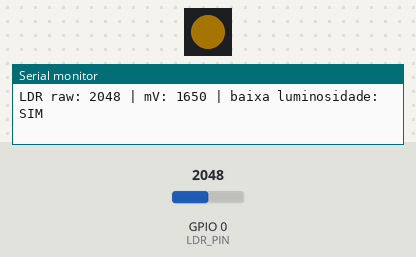
The sketch below on a simulated ESP32-C3. On the bench: 1 RGB LEDs in strip order, left to right, the last lines printed to the serial monitor. Inputs (shaded band) come from the test bench; at power-on: GPIO 0 (LDR_PIN) = 2048 (analog values on the 0–4095 scale). Dim RGB values are drawn brighter than linear.

Above: at 2.6 s.
2.7 s: GPIO 0 (LDR_PIN) set to 1460
5.5 s: GPIO 0 (LDR_PIN) set to 1546
At 7.6 s:
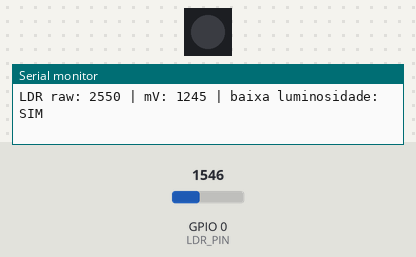
8.5 s: GPIO 0 (LDR_PIN) set to 1228
10.5 s: GPIO 0 (LDR_PIN) set to 1540
At 12.6 s:
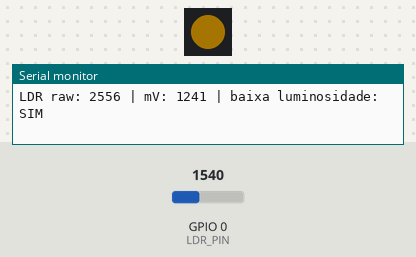
Timing chart, 0 to 14.5 s (numbered marks = the images above; inputs shaded):
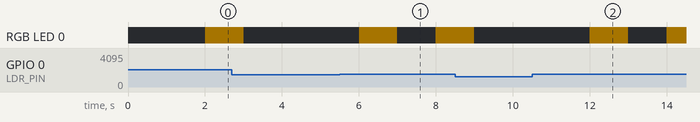

Measured:
- after the input at 5.5 s, RGB LED 0: off → RGB(40, 28, 0) after 0.50 s, → off 1.0 s later, → RGB(40, 28, 0) 1.0 s later
- after the input at 10.5 s, RGB LED 0: off → RGB(40, 28, 0) after 1.5 s, → off 1.0 s later, → RGB(40, 28, 0) 1.0 s later

The sketch:

webserver_emerg.ino
```cpp
#include <WiFi.h>
#include <WebServer.h>
#include <Adafruit_NeoPixel.h>

// =====================================================
// ESP32-C3 Super Mini
// =====================================================

// LDR no ADC1_CH0
#define LDR_PIN 0

// RGB built-in do ESP32-C3 Super Mini
// Na maioria das placas Super Mini, o LED RGB/NeoPixel está no GPIO8.
#define RGB_BUILTIN_PIN 8

#define NUM_PIXELS 1

Adafruit_NeoPixel rgbLed(NUM_PIXELS, RGB_BUILTIN_PIN, NEO_GRB + NEO_KHZ800);

// =====================================================
// Wi-Fi local: ESP32 como Access Point
// =====================================================
const char* ssid = "ESP32-C3-LDR";
const char* password = "12345678";

WebServer server(80);

// =====================================================
// Parâmetros do LDR
// =====================================================
const unsigned long LDR_READ_INTERVAL_MS = 1000;

// Requisito: piscar amarelo a cada 2 segundos.
// Aqui: período total de 2 s = 1 s ligado + 1 s desligado.
const unsigned long YELLOW_BLINK_PERIOD_MS = 2000;

// Ajustar experimentalmente no laboratório.
int LOW_LIGHT_THRESHOLD = 1500;

// Para a montagem:
// 3.3 V -> resistor 10 kΩ -> GPIO0/ADC -> LDR -> GND
// baixa luminosidade tende a gerar ADC maior.
bool lowLightWhenAdcIsHigh = true;

// =====================================================
// Estado global
// =====================================================
int ldrRaw = 0;
int ldrMilliVolts = 0;
bool lowLight = false;

unsigned long lastLdrReadMs = 0;

// =====================================================
// Controle do LED RGB built-in
// =====================================================
void setRgb(uint8_t r, uint8_t g, uint8_t b) {
  rgbLed.setPixelColor(0, rgbLed.Color(r, g, b));
  rgbLed.show();
}

void ledOff() {
  setRgb(0, 0, 0);
}

void ledYellow() {
  // Amarelo = vermelho + verde
  setRgb(255, 180, 0);
}

void ledRed() {
  setRgb(255, 0, 0);
}

void updateRgbLed() {
  if (!lowLight) {
    ledOff();
    return;
  }

  unsigned long now = millis();

  bool yellowOn = ((now / (YELLOW_BLINK_PERIOD_MS / 2)) % 2) == 0;

  if (yellowOn) {
    ledYellow();
  } else {
    ledOff();
  }
}

// =====================================================
// Leitura do LDR via ADC
// =====================================================
void updateLdrReading() {
  unsigned long now = millis();

  if (now - lastLdrReadMs >= LDR_READ_INTERVAL_MS) {
    lastLdrReadMs = now;

    ldrRaw = analogRead(LDR_PIN);
    ldrMilliVolts = analogReadMilliVolts(LDR_PIN);

    if (lowLightWhenAdcIsHigh) {
      lowLight = (ldrRaw >= LOW_LIGHT_THRESHOLD);
    } else {
      lowLight = (ldrRaw <= LOW_LIGHT_THRESHOLD);
    }

    Serial.print("LDR raw: ");
    Serial.print(4096 - ldrRaw);
    Serial.print(" | mV: ");
    Serial.print(ldrMilliVolts);
    Serial.print(" | baixa luminosidade: ");
    Serial.println(lowLight ? "SIM" : "NAO");
  }
}

// =====================================================
// Interface Web
// =====================================================
String makeHtmlPage() {
  String html = R"rawliteral(
<!DOCTYPE html>
<html>
<head>
  <meta charset="UTF-8">
  <title>ESP32-C3 LDR</title>
  <style>
    body {
      font-family: Arial, sans-serif;
      margin: 32px;
      background-color: #f4f4f4;
    }

    .card {
      background-color: white;
      max-width: 520px;
      padding: 20px;
      border-radius: 8px;
      border: 1px solid #ccc;
    }

    .value {
      font-size: 1.4em;
      font-weight: bold;
    }

    .normal {
      color: green;
    }

    .alert {
      color: darkorange;
    }
  </style>
</head>
<body>
  <h1>ESP32-C3 Super Mini - LDR</h1>

  <div class="card">
    <p>Valor ADC do LDR: <span id="ldrRaw" class="value">---</span></p>
    <p>Tensão aproximada: <span id="ldrMv" class="value">---</span> mV</p>
    <p>Limiar configurado: <span id="threshold" class="value">---</span></p>
    <p>Baixa luminosidade: <span id="lowLight" class="value">---</span></p>
    <p>LED RGB built-in: <span id="ledState" class="value">---</span></p>
  </div>

  <script>
    async function updateStatus() {
      try {
        const response = await fetch('/status');
        const data = await response.json();

        document.getElementById('ldrRaw').textContent = data.ldrRaw;
        document.getElementById('ldrMv').textContent = data.ldrMilliVolts;
        document.getElementById('threshold').textContent = data.threshold;

        const lowLightElement = document.getElementById('lowLight');
        lowLightElement.textContent = data.lowLight ? 'SIM' : 'NAO';
        lowLightElement.className = data.lowLight ? 'value alert' : 'value normal';

        document.getElementById('ledState').textContent =
          data.lowLight ? 'AMARELO PISCANDO' : 'APAGADO';

      } catch (error) {
        console.log(error);
      }
    }

    setInterval(updateStatus, 1000);
    updateStatus();
  </script>
</body>
</html>
)rawliteral";

  return html;
}

void handleRoot() {
  server.send(200, "text/html", makeHtmlPage());
}

void handleStatus() {
  String json = "{";
  json += "\"ldrRaw\":" + String(4096 - ldrRaw) + ",";
  json += "\"ldrMilliVolts\":" + String(ldrMilliVolts) + ",";
  json += "\"threshold\":" + String(LOW_LIGHT_THRESHOLD) + ",";
  json += "\"lowLight\":" + String(lowLight ? "true" : "false");
  json += "}";

  server.send(200, "application/json", json);
}

// =====================================================
// Setup
// =====================================================
void setup() {
  Serial.begin(115200);

  pinMode(LDR_PIN, INPUT);

  rgbLed.begin();
  rgbLed.setBrightness(40);  // reduz brilho para não ficar excessivo
  ledOff();

  analogReadResolution(12);
  analogSetPinAttenuation(LDR_PIN, ADC_11db);

  WiFi.softAP(ssid, password);

  Serial.println();
  Serial.println("Access Point iniciado.");
  Serial.print("Rede Wi-Fi: ");
  Serial.println(ssid);
  Serial.print("Senha: ");
  Serial.println(password);
  Serial.print("Acesse no navegador: http://");
  Serial.println(WiFi.softAPIP());

  server.on("/", handleRoot);
  server.on("/status", handleStatus);
  server.begin();

  Serial.println("Webserver iniciado.");
}

// =====================================================
// Loop principal
// =====================================================
void loop() {
  server.handleClient();

  updateLdrReading();
  updateRgbLed();
}
```
